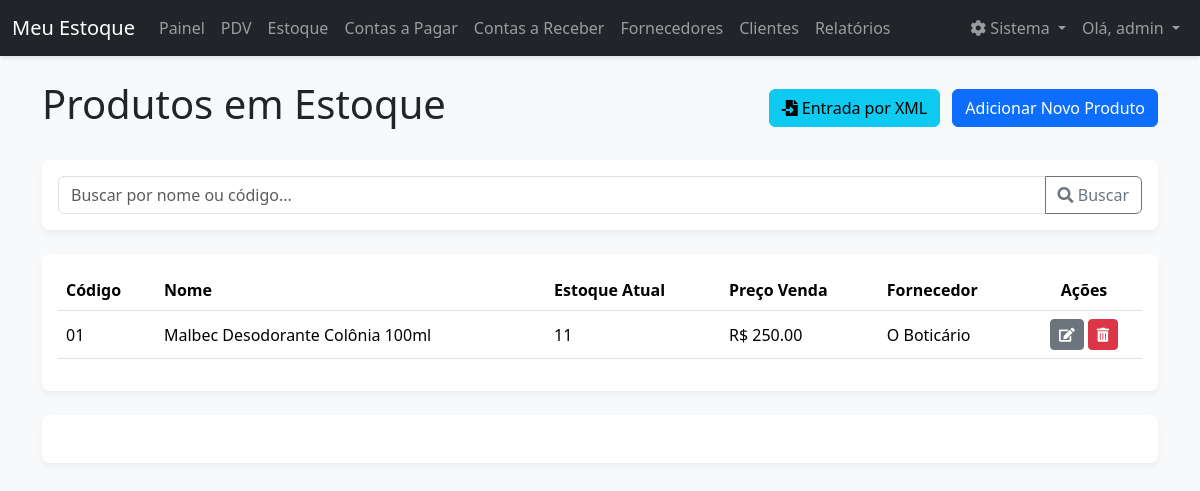
/produtos (signed in), run on an earlier commit of the app's database.
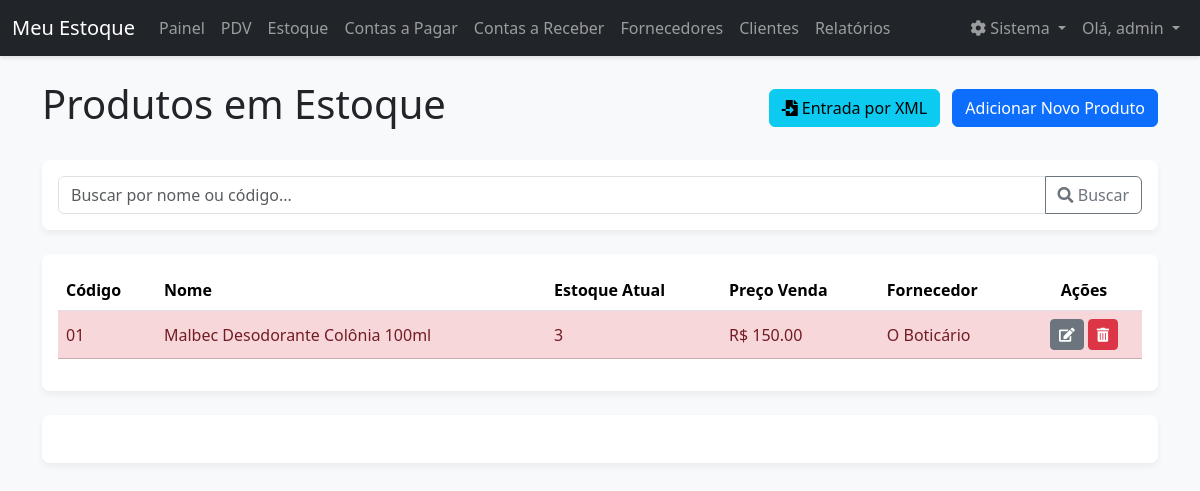
And on a later commit of the database.
### models.py (models this page shows)
class Produto(db.Model):
    __tablename__ = 'produto'
    id = db.Column(db.Integer, primary_key=True)
    codigo = db.Column(db.String(50), nullable=False, unique=True)
    nome = db.Column(db.String(100), nullable=False)
    categoria = db.Column(db.String(50))
    preco_custo = db.Column(db.Float, nullable=False)
    preco_venda = db.Column(db.Float, nullable=False)
    quantidade_estoque = db.Column(db.Integer, nullable=False, default=0)
    estoque_minimo = db.Column(db.Integer, default=5)
    data_fabricacao = db.Column(db.Date, nullable=True)
    data_vencimento = db.Column(db.Date, nullable=True)
    fornecedor_id = db.Column(db.Integer, db.ForeignKey('fornecedor.id'), nullable=False)
    movimentacoes = db.relationship('MovimentacaoEstoque', backref='produto', lazy=True)

class Fornecedor(db.Model):
    __tablename__ = 'fornecedor'
    id = db.Column(db.Integer, primary_key=True)
    nome = db.Column(db.String(100), nullable=False, unique=True)
    cnpj = db.Column(db.String(18), unique=True, nullable=True)
    telefone = db.Column(db.String(20))
    email = db.Column(db.String(100))
    produtos = db.relationship('Produto', backref='fornecedor', lazy=True)
    contas = db.relationship('ContaPagar', backref='fornecedor', lazy=True)

### app.py (the view)
@app.route('/produtos')
@login_required
def listar_produtos():
    search_term = request.args.get('q')
    query = Produto.query
    if search_term:
        query = query.filter(or_(Produto.nome.ilike(f'%{search_term}%'), Produto.codigo.ilike(f'%{search_term}%')))
    produtos = query.order_by(Produto.nome.asc()).all()
    return render_template('produtos.html', produtos=produtos, search_term=search_term)

### app.py (called while the page is built)
@app.context_processor
def inject_datetime():
    return {'modules': {'datetime': datetime, 'date': date, 'timedelta': timedelta}}

def login_required(f):
    @wraps(f)
    def decorated_function(*args, **kwargs):
        if 'logged_in' not in session or 'user_id' not in session:
            session.clear()
            flash('A sua sessão é inválida. Por favor, faça login novamente.', 'warning')
            return redirect(url_for('login'))
        return f(*args, **kwargs)
    return decorated_function

### templates/produtos.html (shortened to what this page needs)
{% extends 'base.html' %}
{% block content %}
<div class="d-flex justify-content-between align-items-center mb-4">
    <h1>Produtos em Estoque</h1>
    <div>
        <a href="{{ url_for('entrada_xml') }}" class="btn btn-info me-2">
            <i class="fas fa-file-import"></i> Entrada por XML
        </a>
        <a href="{{ url_for('adicionar_produto') }}" class="btn btn-primary">Adicionar Novo Produto</a>
    </div>
</div>
<div class="card mb-4">
    <div class="card-body">
        <form method="GET" action="{{ url_for('listar_produtos') }}">
            <div class="input-group">
                <input type="text" class="form-control" name="q" placeholder="Buscar por nome ou código..." value="{{ search_term or '' }}">
                <button class="btn btn-outline-secondary" type="submit"><i class="fas fa-search"></i> Buscar</button>
            </div>
        </form>
    </div>
</div>
<div class="card">
    <div class="card-body">
        <table class="table table-hover align-middle">
            <thead>
                <tr>
                    <th>Código</th>
                    <th>Nome</th>
                    <th>Estoque Atual</th>
                    <th>Preço Venda</th>
                    <th>Fornecedor</th>
                    <th class="text-center">Ações</th>
                </tr>
            </thead>
            <tbody>
                {% for produto in produtos %}
                <tr class="{% if produto.quantidade_estoque <= produto.estoque_minimo %}table-danger{% endif %}">
                    <td>{{ produto.codigo }}</td>
                    <td>{{ produto.nome }}</td>
                    <td>{{ produto.quantidade_estoque }}</td>
                    <td>R$ {{ "%.2f"|format(produto.preco_venda) }}</td>
                    <td>{{ produto.fornecedor.nome }}</td>
                    <td class="text-center">
                        <a href="{{ url_for('editar_produto', id=produto.id) }}" class="btn btn-secondary btn-sm" title="Editar">
                            <i class="fas fa-edit"></i>
                        </a>
                        <button type="button" class="btn btn-danger btn-sm" data-bs-toggle="modal" data-bs-target="#confirmDeleteModal-{{ produto.id }}" title="Excluir">
                            <i class="fas fa-trash-alt"></i>
                        </button>
                    </td>
                </tr>
                {% else %}
                <tr>
                    <td colspan="6" class="text-center text-muted">Nenhum produto encontrado.</td>
                </tr>
                {% endfor %}
            </tbody>
        </table>
    </div>
</div>
{% for produto in produtos %}
<div class="card">
    <div class="card-body">
        <div class="table-responsive">
        </div>
    </div>
</div>
{% endfor %}
{% endblock %}

What changed in the data, as far as the page shows it:
changed Produto "Malbec Desodorante Colônia 100ml": quantidade_estoque "11" → "3"; preco_venda "250.00" → "150.00"
